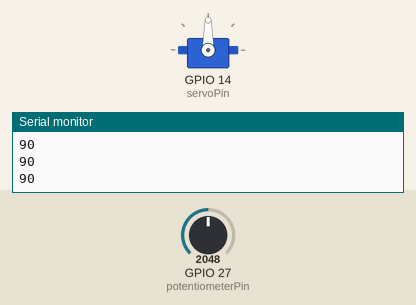
This sketch was run on a simulated ESP32. Shown: servo, the last lines printed to the serial monitor. Inputs (shaded band) come from the test bench; at power-on: GPIO 27 (potentiometerPin) = 2048.

Above: at 1.2 s.
1.3 s: GPIO 27 (potentiometerPin) set to 2866
At 2.5 s:
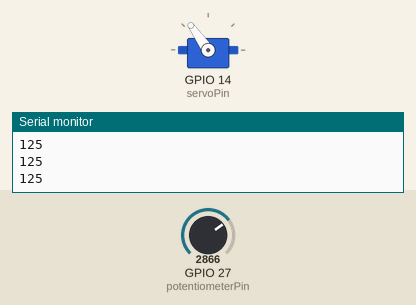
2.8 s: GPIO 27 (potentiometerPin) set to 3603
At 3.5 s:
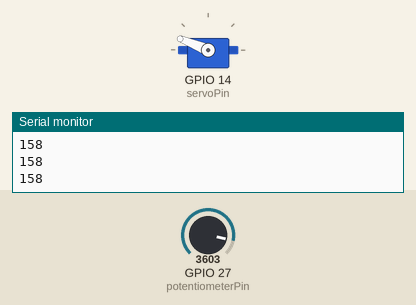
4.3 s: GPIO 27 (potentiometerPin) set to 4095
At 5.1 s:
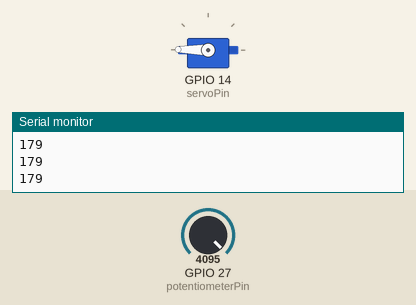
5.8 s: GPIO 27 (potentiometerPin) set to 1228
At 7.0 s:
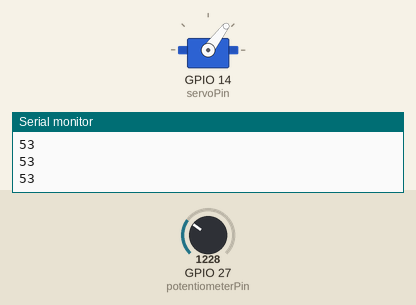
7.3 s: GPIO 27 (potentiometerPin) set to 491
At 8.5 s:
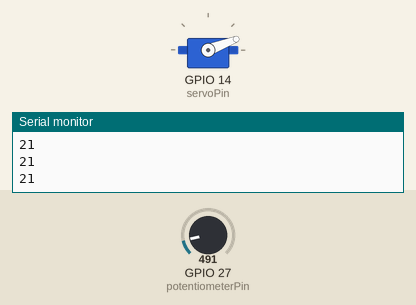
8.8 s: GPIO 27 (potentiometerPin) set to 0
At 9.5 s:
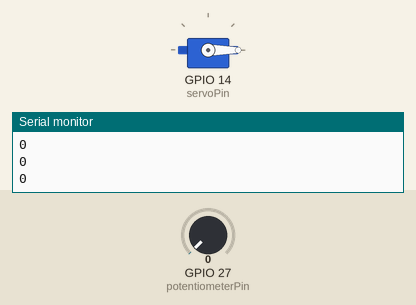
Timing chart, 0 to 11.3 s (numbered marks = the images above; inputs shaded):
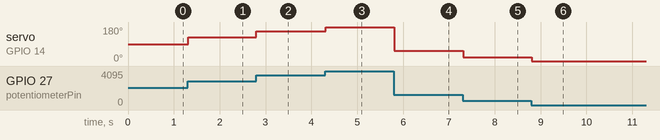

The sketch:

potentiometer_servo.ino
```cpp
#include <ESP32Servo.h>

static const int servoPin = 14; // pin printed as G14 or 14
static const int potentiometerPin = 27;// pin printed as G12 or 12

Servo servo1;

void setup() {
    Serial.begin(115200);
    servo1.attach(servoPin);
}

void loop() {
    int servoPosition = map(analogRead(potentiometerPin), 0, 4096, 0, 180);
    servo1.write(servoPosition);
    Serial.println(servoPosition);
    delay(20);
}
```

Measured:
- after the input at 1.3 s, servo on GPIO 14 (servoPin): 90° → 125° at once
- after the input at 2.8 s, servo on GPIO 14 (servoPin): 125° → 158° at once
- after the input at 4.3 s, servo on GPIO 14 (servoPin): 158° → 179° at once
- after the input at 5.8 s, servo on GPIO 14 (servoPin): 179° → 53° at once
- after the input at 7.3 s, servo on GPIO 14 (servoPin): 53° → 21° at once
- after the input at 8.8 s, servo on GPIO 14 (servoPin): 21° → 0° at once
